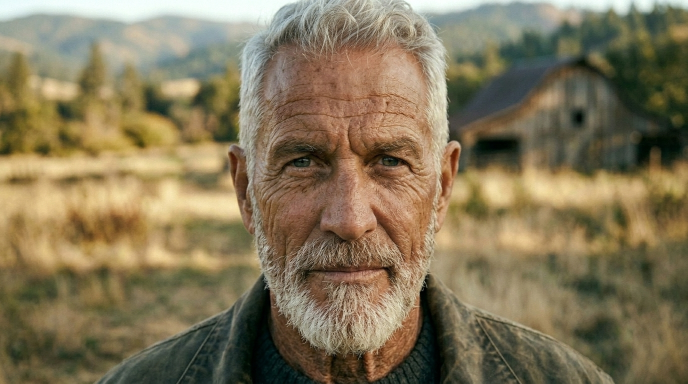
#> input picture ipimages/Face_view_202606182129.jpeg, 1376 x 768 px (shown at 1/2 size); its folder holds only this picture in this run
$ python scramble.py
#> lines starting #> are read from the running program, lines starting #| are printed output that depends on the picture
import cv2
import numpy as np
import random
import os
import sys
import piexif

# Target WebP Quality (85-90 triggers optimal structural compression)
COMPRESSION_QUALITY = 79

def generate_fake_iphone_exif():
    """Generates a complete, authentic-looking EXIF metadata dictionary for an iPhone 15 Pro."""
    zeroth_ifd = {
        piexif.ImageIFD.Make: u"Apple",
        piexif.ImageIFD.Model: u"iPhone 15 Pro",
        piexif.ImageIFD.Software: u"18.1.1",
        piexif.ImageIFD.XResolution: (72, 1),
        piexif.ImageIFD.YResolution: (72, 1),
        piexif.ImageIFD.ResolutionUnit: 2,
    }

    exif_ifd = {
        piexif.ExifIFD.ExifVersion: b"0232",
        piexif.ExifIFD.ExposureTime: (1, 120),
        piexif.ExifIFD.FNumber: (18, 10),
        piexif.ExifIFD.ISOSpeedRatings: 64,
        piexif.ExifIFD.FocalLength: (686, 100),
        piexif.ExifIFD.LensMake: u"Apple",
        piexif.ExifIFD.LensModel: u"iPhone 15 Pro back triple camera 6.86mm f/1.78",
    }

    exif_dict = {"0th": zeroth_ifd, "Exif": exif_ifd}
    exif_bytes = piexif.dump(exif_dict)
    return exif_bytes

def apply_image_blending_hack(base_image_matrix, opacity=0.045):
    """
    NEW SEPARATE FUNCTION: Generates a high-frequency, non-uniform human
    camera sensor noise envelope and blends it at a micro-opacity over the matrix.
    This disrupts global FFT patterns and invisible watermarks without altering the base logic.
    """
    # 1. Generate standard normal distribution noise matching the image dimensions
    grain_base = np.random.normal(127, 8, base_image_matrix.shape).astype(np.float32)

    # 2. Smooth out boundaries using localized Gaussian blur
    grain_blur = cv2.GaussianBlur(grain_base, (3, 3), 0)

    # 3. Equalize the histogram to distribute frequencies uniformly across the monochrome plane
    gray_grain = cv2.cvtColor(grain_blur.astype(np.uint8), cv2.COLOR_BGR2GRAY)
    texture_noise = cv2.equalizeHist(gray_grain)

    # 4. Expand back to 3-channel color format for blending
    texture_noise_3ch = cv2.cvtColor(texture_noise, cv2.COLOR_GRAY2BGR).astype(np.float32)

    # 5. Execute adversarial spatial blending overlay
    blended_matrix = cv2.addWeighted(
        base_image_matrix.astype(np.float32), 1.0 - opacity,
        texture_noise_3ch, opacity, 0
    )
    return blended_matrix

def deep_strip_scramble_and_fake(image_path, output_path, quality_setting, inject_fake_meta=True):
    """
    Executes original 4-stage matrix extraction, spatial pixel interlacing,
    then processes the matrix through the isolated image blending hack function.
    """
#> called with image_path = 'ipimages/Face_view_202606182129.jpeg', quality_setting = 79, inject_fake_meta = True
    img = cv2.imread(image_path)
#> img is the input picture: shape (768, 1376, 3); mean B, G, R 88, 117.7, 130.9
    if img is None:
        print(f"❌ Error: Could not read image {image_path}")
        return False

    # --- UNTOUCHED ORIGINAL SPATIAL INTERLACING LOGIC ---
    a = img[0::2, 0::2].astype(np.float32)
    b = img[0::2, 1::2].astype(np.float32)
    c = img[1::2, 0::2].astype(np.float32)
    d = img[1::2, 1::2].astype(np.float32)

    h, w, ch = a.shape
#> h = 384; w = 688; ch = 3

    asym_ab = a + (b * 0.5)
    asym_cd = c + (d * 0.5)

    canvas = np.zeros((h * 2, w * 2, ch), dtype=np.float32)
    canvas[0::2, 0::2] = a
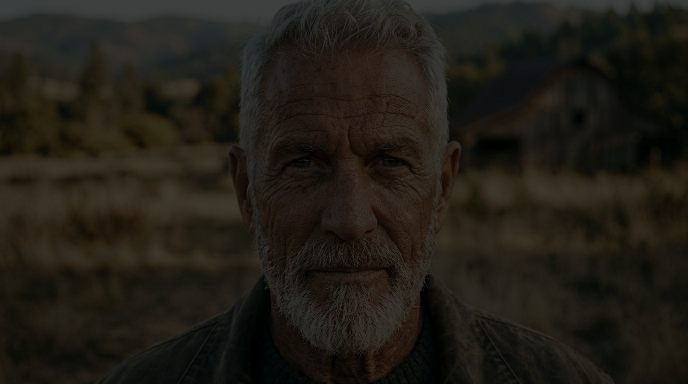
#> canvas: shape (768, 1376, 3) float32 (shown at 1/2 size); mean B, G, R 22.1, 29.4, 32.8
    canvas[0::2, 1::2] = asym_ab
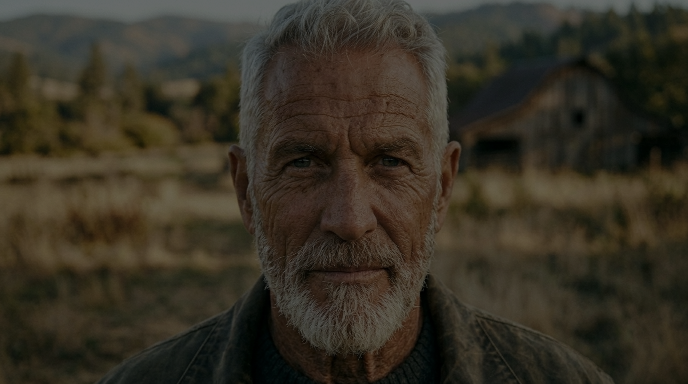
#> canvas: shape (768, 1376, 3) float32 (shown at 1/2 size); mean B, G, R 55.1, 73.6, 81.9; drawn with min black and max white
    canvas[1::2, 0::2] = c
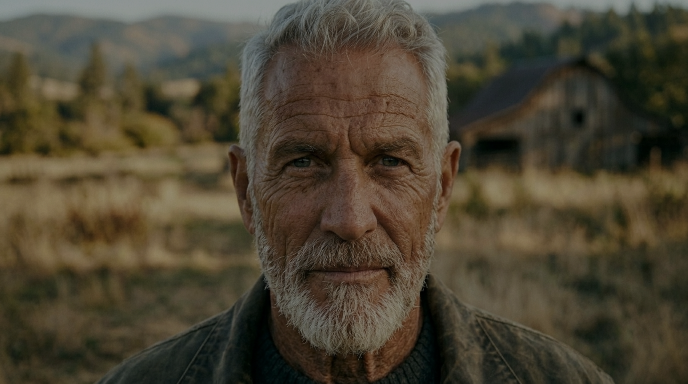
#> canvas: shape (768, 1376, 3) float32 (shown at 1/2 size); mean B, G, R 77.1, 103, 114.6; drawn with min black and max white
    canvas[1::2, 1::2] = asym_cd
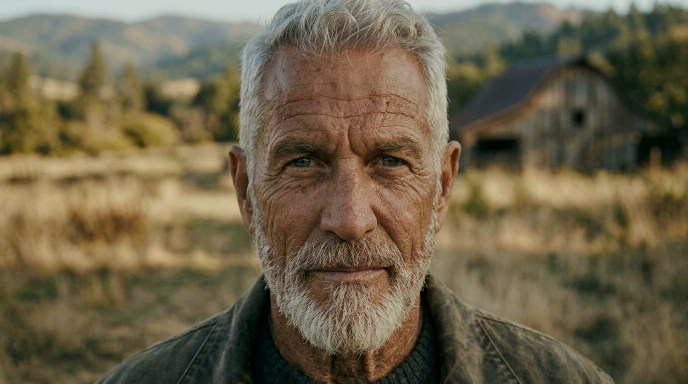
#> canvas: shape (768, 1376, 3) float32 (shown at 1/2 size); mean B, G, R 110.1, 147.1, 163.6; drawn with min black and max white

    final_resized = cv2.resize(canvas, (img.shape[1], img.shape[0]), interpolation=cv2.INTER_AREA)

    # --- ISOLATED CALL TO NEW BLENDING FUNCTION ---
    # The matrix array is passed to the new dedicated function, keeping logic separate.
    post_processed_matrix = apply_image_blending_hack(final_resized, opacity=0.09)
#> in apply_image_blending_hack, `grain_blur = cv2.GaussianBlur(grain_base, (3, 3), 0)`:
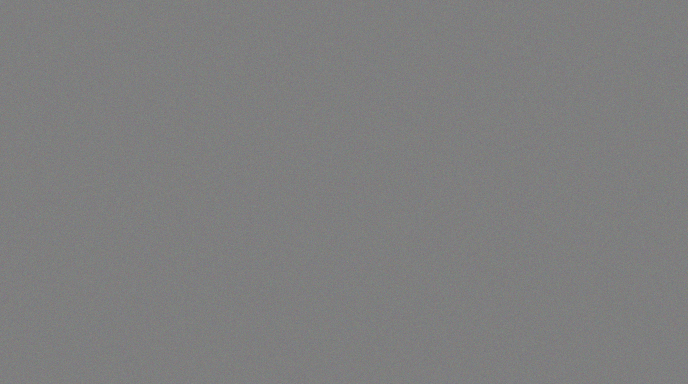
#> grain_base: shape (768, 1376, 3) float32 (shown at 1/2 size); mean of channels 0, 1, 2 127, 127, 127; drawn as B, G, R
#> in apply_image_blending_hack, `texture_noise_3ch = cv2.cvtColor(texture_noise, cv2.COLOR_GRAY2BGR).as..`:
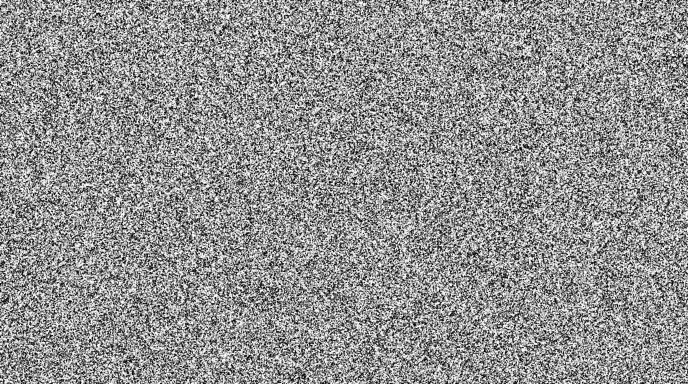
#> texture_noise: shape (768, 1376) (shown at 1/2 size); min 0, max 255, mean 145.2

    # Clip numerical ranges back to valid integer dimensions
    final_output = np.clip(post_processed_matrix, 0, 255).astype(np.uint8)
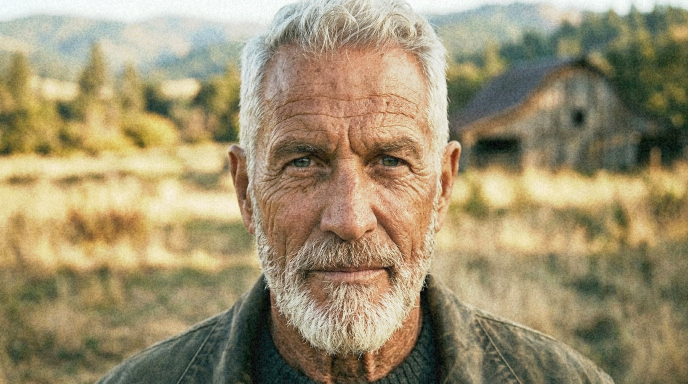
#> final_output: shape (768, 1376, 3) (shown at 1/2 size); mean B, G, R 111.5, 144.3, 157.6

    # --- CONTAINER COMPILATION AND META INJECTION ---
    success = cv2.imwrite(output_path, final_output, [int(cv2.IMWRITE_WEBP_QUALITY), quality_setting])

    if success:
        if inject_fake_meta:
            try:
                fake_exif_data = generate_fake_iphone_exif()
                piexif.insert(fake_exif_data, output_path)
                print(f"🔒 Sterile File Built & iPhone 15 Pro EXIF Injected -> {output_path}")
            except Exception as e:
                print(f"⚠️ Pixel processing succeeded, but EXIF injection failed: {e}")
        else:
            print(f"🔒 Sterile File Built with zero headers -> {output_path}")
        return True
    return False

if __name__ == "__main__":
    input_folder = "ipimages"
    output_folder = "opimages"

    os.makedirs(input_folder, exist_ok=True)
    os.makedirs(output_folder, exist_ok=True)

    valid_exts = ('.jpg', '.jpeg', '.png')
    images = [
        f for f in os.listdir(input_folder)
        if f.lower().endswith(valid_exts) and os.path.isfile(os.path.join(input_folder, f))
    ]

    if not images:
        print("ℹ️ No matching files found directly in 'input_images' root folder.")
        sys.exit(0)

    for img_name in images:
        in_path = os.path.join(input_folder, img_name)
        base_name, _ = os.path.splitext(img_name)
        out_path = os.path.join(output_folder, f"{base_name}_humanized.webp")

        deep_strip_scramble_and_fake(in_path, out_path, COMPRESSION_QUALITY, inject_fake_meta=True)
#> (the call stopped at in generate_fake_iphone_exif, `exif_bytes = piexif.dump(exif_dict)`: piexif is not available in this run)
